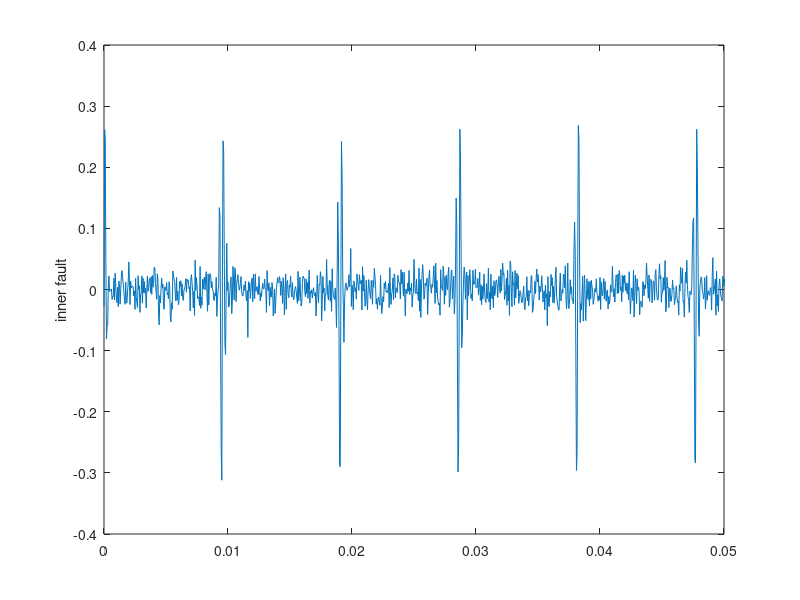
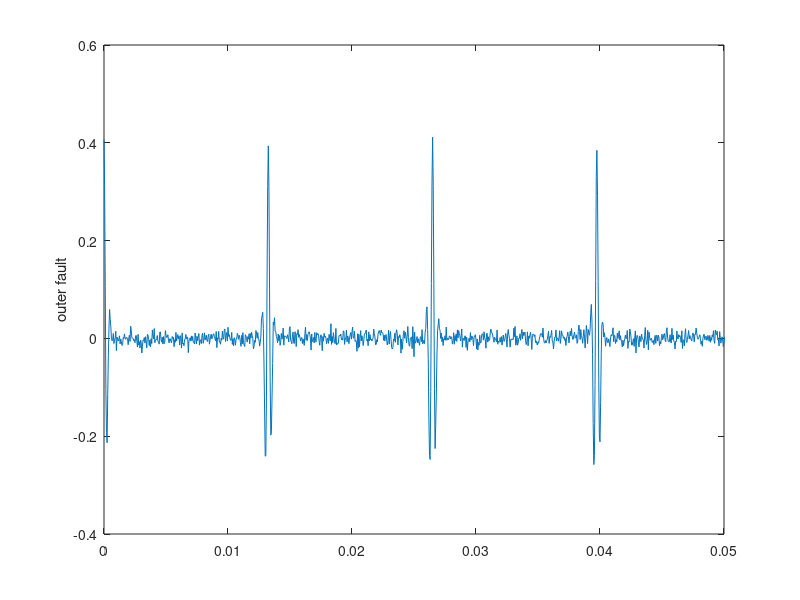
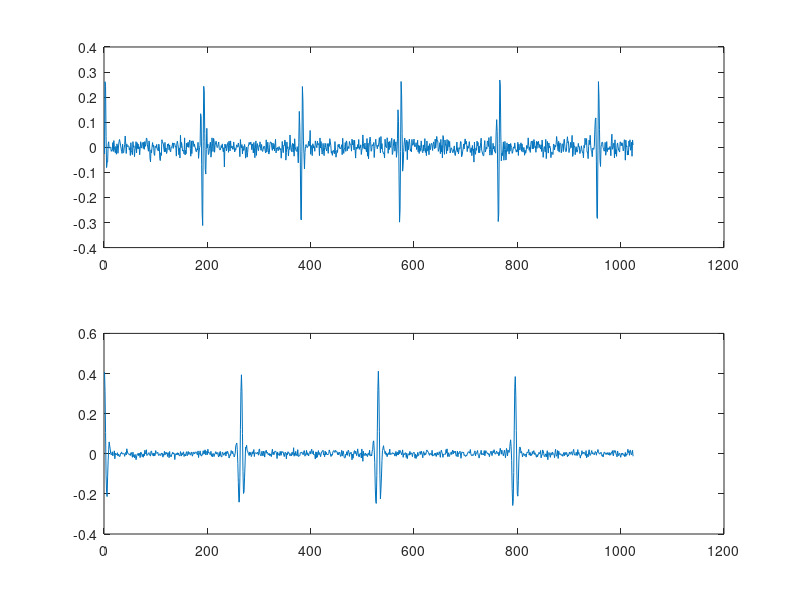

These charts were generated, in order, by the following MATLAB code:
fs = 20E3;          % Sample Rate (Hz)
Np = 13;            % Number of teeth on pinion
Ng = 35;            % Number of teeth on gear
fPin = 22.5;        % Pinion (Input) shaft frequency (Hz)
fGear = fPin*Np/Ng; % Gear (Output) shaft frequency (Hz)
fMesh = fPin*Np;    % Gear Mesh frequency (Hz)

t = 0:1/fs:1-1/fs;
vfIn = 0.4*sin(2*pi*fPin*t);    % Pinion waveform     
vfOut = 0.2*sin(2*pi*fGear*t);  % Gear waveform
vMesh = sin(2*pi*fMesh*t);      % Gear-mesh waveform

% plot(t, vfIn + vfOut + vMesh)
% xlim([0 0.25])
% xlabel('Time (s)')
% ylabel('Acceleration')


ipf = fGear;
fImpact = 2000;         
tImpact = 0:1/fs:2.5e-4-1/fs; 
xImpact = sin(2*pi*fImpact*tImpact)/3;

xComb = zeros(size(t));
Ind = (0.25*fs/fMesh):(fs/ipf):length(t);
Ind = round(Ind);
xComb(Ind) = 1;
xPer = 2*conv(xComb,xImpact,'same') + 0.02*randn(size(t));
% plot(t,xPer);
% xlim([0 0.05]);
% ylabel('fault');

vNoFault = vfIn + vfOut + vMesh;
vFault = vNoFault + xPer;                              

% vNoFaultNoisy = vNoFault + randn(size(t))/25;
% vFaultNoisy = vFault + randn(size(t))/25;

% subplot(2,1,1)
% plot(t,vNoFaultNoisy)
% xlabel('Time (s)')
% ylabel('Acceleration')
% xlim([0.0 0.3])
% ylim([-2.5 2.5])
% title('Noisy Signal for Healthy Gear')
% 
% 
% subplot(2,1,2)
% plot(t,vFaultNoisy)
% xlabel('Time (s)')
% ylabel('Acceleration')
% xlim([0.0 0.3])
% ylim([-2.5 2.5])
% title('Noisy Signal for Faulty Gear')
% hold on
% MarkX = t(Ind(1:3));
% MarkY = 2.5;
% plot(MarkX,MarkY,'rv','MarkerFaceColor','red')
% hold off
n = 8;         % Number of rolling element bearings
d = 0.02;      % Diameter of rolling elements 
p = 0.12;      % Pitch diameter of bearing
thetaDeg = 15; % Contact angle in degrees

bpfi = n*fPin/2*(1+d/p*cosd(thetaDeg));% n*f_pin/2*(1+d/p*cosd(thetaDeg));104.4889
bpfo = n*fPin/2*(1-d/p*cosd(thetaDeg));
bpfr=  p/2/d*(1-d^2/p^2*cosd(thetaDeg)^2);

fImpact = 3000;
tImpact = 0:1/fs:2e-3-1/fs;
xImpact = sin(2*pi*fImpact*tImpact).*kaiser(length(tImpact),40)';


xComb = zeros(size(t));
xComb(1:round(fs/bpfi):end) = 1;
xBper_i = 0.33*conv(xComb,xImpact,'same') +0.02*randn(size(t));

figure;
plot(t,xBper_i);
xlim([0 0.05]);
ylabel('inner fault');

fImpact = 2000;
tImpact = 0:1/fs:3e-3-1/fs;
xImpact = cos(2*pi*fImpact*tImpact).*kaiser(length(tImpact),40)';

xComb = zeros(size(t));
xComb(1:round(fs/bpfo):end) = 1;
xBper_o = 0.4*conv(xComb,xImpact,'same') +0.01*randn(size(t));

figure;
plot(t,xBper_o);
xlim([0 0.05]);
ylabel('outer fault');

save xBper_i xBper_i;
save xBper_o  xBper_o;

% vNoBFaultNoisy = vNoFault + randn(size(t))/5;
% vBFaultNoisy = xBper + vNoFault + randn(size(t))/5;
% figure;
% plot(t,vBFaultNoisy);
% xlim([0 0.5]);
figure;
subplot(211)
plot(xBper_i(1:1024))
subplot(212)
plot(xBper_o(1:1024))